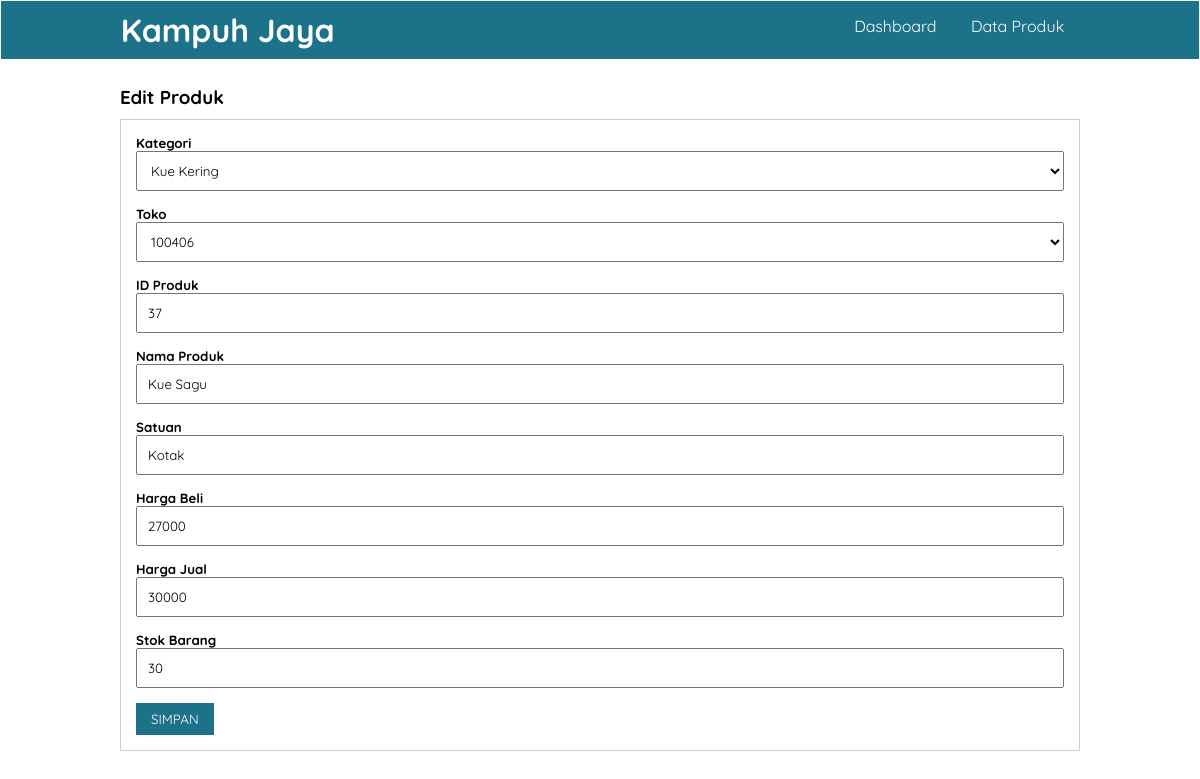
Screenshot of /proses/edit_barang.php?id_produk=37 (signed in) with the database file from the repository.
### tables this page shows
CREATE TABLE `produk` (
  `id_produk` int(11) NOT NULL,
  `id_toko` int(11) NOT NULL,
  `nama_produk` varchar(100) NOT NULL,
  `id_kategori` int(11) NOT NULL,
  `satuan` varchar(50) NOT NULL,
  `harga_beli` int(11) NOT NULL,
  `harga_jual` int(11) NOT NULL,
  `stok` varchar(225) NOT NULL,
  `created_at` timestamp NOT NULL DEFAULT current_timestamp() ON UPDATE current_timestamp()
);

### proses/edit_barang.php (the view, shortened to what this page needs)
<?php
    include "../koneksi.php";
    $id_produk = $_GET["id_produk"];
    $query = mysqli_query($conn,'SELECT * FROM kategori_produk');
    $query2 = mysqli_query($conn, 'SELECT * FROM toko');
    $result = mysqli_query($conn,"SELECT * FROM produk  WHERE id_produk = $id_produk");
    $data = mysqli_fetch_assoc($result);
?>
<!DOCTYPE html>
<html lang="en">
<head>
    <link rel="stylesheet" href="../dekorasi.css">
</head>
<body>
    <header>
        <div class="container">
        <h1><a href="dashboard.php">Kampuh Jaya</a></h1>
        <ul>
            <li><a href="../dashboard/index.html">Dashboard</a></li>
            <li><a href="../data_barang.php">Data Produk</a></li>
        </ul>
        </div>
    </header>
    <div class="section">
        <div class="container">
            <h3>Edit Produk</h3>
            <div class="box">
                <form action="../proses_edit_produk.php?id_produk=<?php echo $_GET["id_produk"] ?>" method="POST" enctype="multipart/form-data">
                    <h5>Kategori</h5>
                    <select name='id_kategori' class='input-control'>
                        <?php while($kategori = mysqli_fetch_assoc($query)):?>
                            <option value="<?= $kategori['id_kategori']?>"><?= $kategori['nama_kategori']?></option>
                        <?php endwhile ?>
                    </select>
                    <h5>Toko</h5>
                    <select name='id_toko' class='input-control'>
                        <?php while($toko = mysqli_fetch_assoc($query2)):?>
                            <option value="<?= $toko['id_toko']?>"><?= $toko['id_toko']?></option>
                        <?php endwhile ?>
                    </select>
                    <h5>ID Produk</h5>
                    <input type="text" name="id_produk" placeholder="ID Produk" class="input-control" value="<?php echo $data["id_produk"] ?>">
                    <h5>Nama Produk</h5>
                    <input type="text" name="nama_produk" placeholder="Nama Produk" class="input-control" value="<?php echo $data["nama_produk"] ?>">
                    <h5>Satuan</h5>
                    <input type="text" name="satuan" placeholder="Satuan" class="input-control" value="<?php echo $data["satuan"] ?>">
                    <h5>Harga Beli</h5>
                    <input type="text" name="harga_beli" placeholder="Harga Beli" class="input-control" value="<?php echo $data["harga_beli"] ?>">
                    <h5>Harga Jual</h5>
                    <input type="text" name="harga_jual" placeholder="Harga Jual" class="input-control" value="<?php echo $data["harga_jual"] ?>">
                    <h5>Stok Barang</h5>
                    <input type="text" name="stok" placeholder="Stok Barang" class="input-control" value="<?php echo $data["stok"] ?>">
                    <input type="submit" name="submit" value="SIMPAN" class="btn">
            </div>
        </div>
    </div>
</body>
</html>

### dekorasi.css (style rules this page uses)
* { padding: 0; margin: 0; font-family: 'quicksand', sans-serif; }
a { color: inherit; text-decoration: none; }
body { background-color: #fff }
.input-control { width: 100%; padding: 10px; margin-bottom: 15px; box-sizing: border-box; }
.btn { padding: 8px 15px; background-color: #1c7289; color: #fff; border:none; cursor: pointer; }
header { border: 1px solid; background-color: #1c7289; color: #fff; }
header h1 { float: left; padding: 9px 0; }
header ul { float: right; }
header ul li { display: inline-block; }
header ul li a { padding: 15px; display: inline-block; }
.container { width: 80%; margin: 0 auto; }
.container:after { content: ''; display: block; clear: both; }
.section { padding: 25px 0; }
.box { background-color: #fff; border: 1px solid #ccc; padding: 15px; box-sizing: border-box; margin: 10px 0 25px 0; }
.box:after { content: ''; display: block; clear: both; }

### rows the page displays
produk: id_produk "37", nama_produk "Kue Sagu", satuan "Kotak", harga_beli "27000", harga_jual "30000", stok "30"

### other values shown
form field id_kategori "Kue Kering"
form field id_toko "100406"
